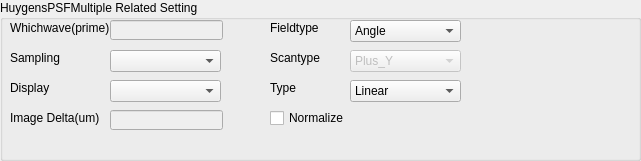
           <widget class="QGroupBox" name="groupBox5HuygensPSFRelatedSetting">
            <property name="geometry">
             <rect>
              <x>0</x>
              <y>380</y>
              <width>641</width>
              <height>161</height>
             </rect>
            </property>
            <property name="title">
             <string>HuygensPSFMultiple Related Setting</string>
            </property>
            <widget class="QLabel" name="labelWhichwave_5">
             <property name="geometry">
              <rect>
               <x>10</x>
               <y>20</y>
               <width>111</width>
               <height>16</height>
              </rect>
             </property>
             <property name="text">
              <string>Whichwave(prime)</string>
             </property>
            </widget>
            <widget class="QLineEdit" name="lineEditWhichwave_5">
             <property name="enabled">
              <bool>false</bool>
             </property>
             <property name="geometry">
              <rect>
               <x>110</x>
               <y>20</y>
               <width>113</width>
               <height>20</height>
              </rect>
             </property>
             <property name="text">
              <string/>
             </property>
            </widget>
            <widget class="QLabel" name="labelFieldtype_5">
             <property name="geometry">
              <rect>
               <x>270</x>
               <y>20</y>
               <width>111</width>
               <height>16</height>
              </rect>
             </property>
             <property name="text">
              <string>Fieldtype</string>
             </property>
            </widget>
            <widget class="QLabel" name="labelSampling_5">
             <property name="geometry">
              <rect>
               <x>10</x>
               <y>50</y>
               <width>111</width>
               <height>16</height>
              </rect>
             </property>
             <property name="text">
              <string>Sampling</string>
             </property>
            </widget>
            <widget class="QLabel" name="labelScantype_5">
             <property name="geometry">
              <rect>
               <x>270</x>
               <y>50</y>
               <width>111</width>
               <height>16</height>
              </rect>
             </property>
             <property name="text">
              <string>Scantype</string>
             </property>
            </widget>
            <widget class="QComboBox" name="comboBoxFieldtype_5">
             <property name="enabled">
              <bool>true</bool>
             </property>
             <property name="geometry">
              <rect>
               <x>350</x>
               <y>20</y>
               <width>111</width>
               <height>22</height>
              </rect>
             </property>
             <item>
              <property name="text">
               <string>Angle</string>
              </property>
             </item>
             <item>
              <property name="text">
               <string>ObjectHeight</string>
              </property>
             </item>
             <item>
              <property name="text">
               <string>ParaxialImageHeight</string>
              </property>
             </item>
             <item>
              <property name="text">
               <string>RealImageHeight</string>
              </property>
             </item>
             <item>
              <property name="text">
               <string>TheodoliteAngle</string>
              </property>
             </item>
            </widget>
            <widget class="QComboBox" name="comboBoxScantype_5">
             <property name="enabled">
              <bool>false</bool>
             </property>
             <property name="geometry">
              <rect>
               <x>350</x>
               <y>50</y>
               <width>111</width>
               <height>22</height>
              </rect>
             </property>
             <item>
              <property name="text">
               <string>Plus_Y</string>
              </property>
             </item>
             <item>
              <property name="text">
               <string>Plus_X</string>
              </property>
             </item>
             <item>
              <property name="text">
               <string>Minus_Y</string>
              </property>
             </item>
             <item>
              <property name="text">
               <string>Minus_X</string>
              </property>
             </item>
            </widget>
            <widget class="QComboBox" name="comboBoxSampling_5">
             <property name="enabled">
              <bool>true</bool>
             </property>
             <property name="geometry">
              <rect>
               <x>110</x>
               <y>50</y>
               <width>111</width>
               <height>22</height>
              </rect>
             </property>
             <item>
              <property name="text">
               <string/>
              </property>
             </item>
             <item>
              <property name="text">
               <string>32x32</string>
              </property>
             </item>
             <item>
              <property name="text">
               <string>64x64</string>
              </property>
             </item>
             <item>
              <property name="text">
               <string>128x128</string>
              </property>
             </item>
             <item>
              <property name="text">
               <string>256x256</string>
              </property>
             </item>
             <item>
              <property name="text">
               <string>512x512</string>
              </property>
             </item>
             <item>
              <property name="text">
               <string>1024x1024</string>
              </property>
             </item>
             <item>
              <property name="text">
               <string>2048x2048</string>
              </property>
             </item>
             <item>
              <property name="text">
               <string>4096x4096</string>
              </property>
             </item>
             <item>
              <property name="text">
               <string>8192x8192</string>
              </property>
             </item>
             <item>
              <property name="text">
               <string>16384x16384</string>
              </property>
             </item>
            </widget>
            <widget class="QLabel" name="labelDisplay_5">
             <property name="geometry">
              <rect>
               <x>10</x>
               <y>80</y>
               <width>111</width>
               <height>16</height>
              </rect>
             </property>
             <property name="text">
              <string>Display</string>
             </property>
            </widget>
            <widget class="QLineEdit" name="lineEditImageDelta_5">
             <property name="enabled">
              <bool>false</bool>
             </property>
             <property name="geometry">
              <rect>
               <x>110</x>
               <y>110</y>
               <width>113</width>
               <height>20</height>
              </rect>
             </property>
             <property name="text">
              <string/>
             </property>
            </widget>
            <widget class="QLabel" name="labelImageDelta_5">
             <property name="geometry">
              <rect>
               <x>10</x>
               <y>110</y>
               <width>111</width>
               <height>16</height>
              </rect>
             </property>
             <property name="text">
              <string>Image Delta(um)</string>
             </property>
            </widget>
            <widget class="QComboBox" name="comboBoxType_5">
             <property name="enabled">
              <bool>true</bool>
             </property>
             <property name="geometry">
              <rect>
               <x>350</x>
               <y>80</y>
               <width>111</width>
               <height>22</height>
              </rect>
             </property>
             <item>
              <property name="text">
               <string>Linear</string>
              </property>
             </item>
             <item>
              <property name="text">
               <string>Log_Minus_1</string>
              </property>
             </item>
             <item>
              <property name="text">
               <string>Log_Minus_2</string>
              </property>
             </item>
             <item>
              <property name="text">
               <string>Log_Minus_3</string>
              </property>
             </item>
             <item>
              <property name="text">
               <string>Log_Minus_4</string>
              </property>
             </item>
             <item>
              <property name="text">
               <string>Log_Minus_5</string>
              </property>
             </item>
             <item>
              <property name="text">
               <string>Real</string>
              </property>
             </item>
             <item>
              <property name="text">
               <string>Imaginary</string>
              </property>
             </item>
             <item>
              <property name="text">
               <string>Phase</string>
              </property>
             </item>
            </widget>
            <widget class="QLabel" name="labelType_5">
             <property name="geometry">
              <rect>
               <x>270</x>
               <y>80</y>
               <width>111</width>
               <height>16</height>
              </rect>
             </property>
             <property name="text">
              <string>Type</string>
             </property>
            </widget>
            <widget class="QCheckBox" name="checkBoxNormalize_5">
             <property name="geometry">
              <rect>
               <x>270</x>
               <y>110</y>
               <width>191</width>
               <height>16</height>
              </rect>
             </property>
             <property name="text">
              <string>Normalize</string>
             </property>
             <property name="checked">
              <bool>false</bool>
             </property>
            </widget>
            <widget class="QComboBox" name="comboBoxDisplay_5">
             <property name="enabled">
              <bool>true</bool>
             </property>
             <property name="geometry">
              <rect>
               <x>110</x>
               <y>80</y>
               <width>111</width>
               <height>22</height>
              </rect>
             </property>
             <item>
              <property name="text">
               <string/>
              </property>
             </item>
             <item>
              <property name="text">
               <string>32x32</string>
              </property>
             </item>
             <item>
              <property name="text">
               <string>64x64</string>
              </property>
             </item>
             <item>
              <property name="text">
               <string>128x128</string>
              </property>
             </item>
             <item>
              <property name="text">
               <string>256x256</string>
              </property>
             </item>
             <item>
              <property name="text">
               <string>512x512</string>
              </property>
             </item>
             <item>
              <property name="text">
               <string>1024x1024</string>
              </property>
             </item>
             <item>
              <property name="text">
               <string>2048x2048</string>
              </property>
             </item>
             <item>
              <property name="text">
               <string>4096x4096</string>
              </property>
             </item>
             <item>
              <property name="text">
               <string>8192x8192</string>
              </property>
             </item>
             <item>
              <property name="text">
               <string>16384x16384</string>
              </property>
             </item>
            </widget>
           </widget>
